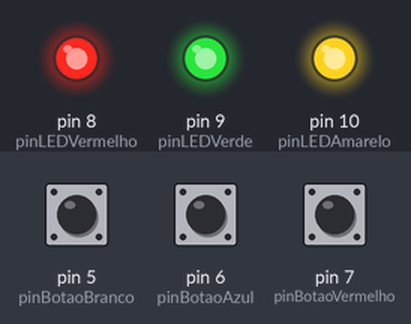
Simulated run of this sketch. Board: Arduino Uno, built with avr-gcc and run on an emulated ATmega328P. Parts: output pins drawn as LEDs (lit = HIGH). Inputs (shaded band) come from the test bench; at power-on: pin 5 (pinBotaoBranco) HIGH, pin 6 (pinBotaoAzul) HIGH, pin 7 (pinBotaoVermelho) HIGH. What the sketch prints to the serial monitor is not drawn.

Above: at 1.2 s.
1.3 s: pin 5 (pinBotaoBranco) pulled LOW for 0.15 s
At 1.37 s:
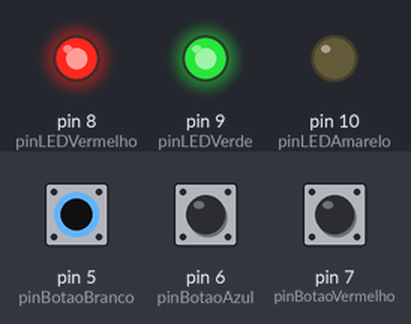
2.9 s: pin 6 (pinBotaoAzul) pulled LOW for 0.15 s
At 2.97 s:
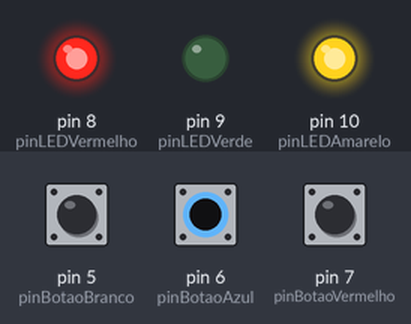
4.5 s: pin 7 (pinBotaoVermelho) pulled LOW for 0.15 s
At 4.57 s:
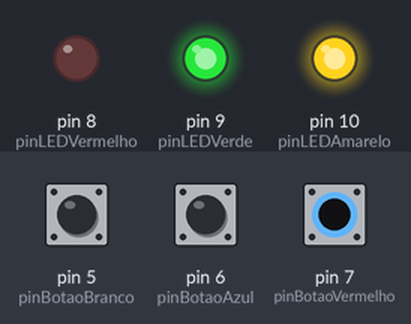
6.1 s: pin 7 (pinBotaoVermelho) pulled LOW for 3.2 s
At 10.2 s:
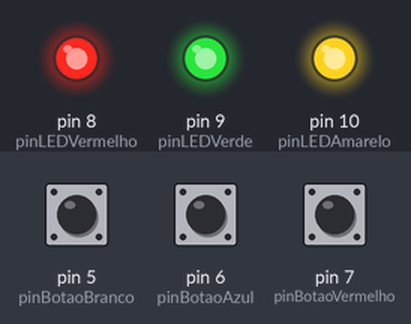
10.8 s: pin 5 (pinBotaoBranco) pulled LOW for 3.2 s
At 11.3 s:
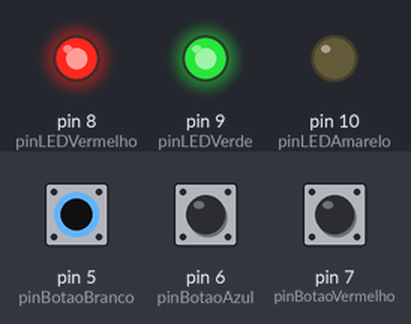
15.5 s: pin 5 (pinBotaoBranco) driven LOW and pin 6 (pinBotaoAzul) driven LOW
At 16.1 s:
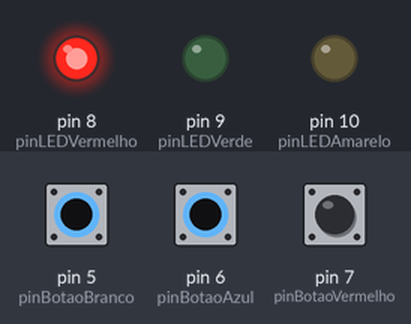
Timing chart, 0 to 18.0 s (numbered marks = the images above; inputs shaded):
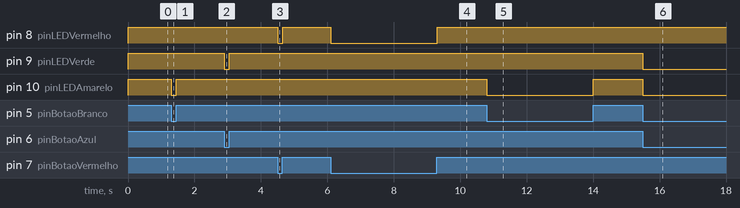

The sketch:

Aula13.ino
```cpp
/* Curso Arduino por Flávio Guimarães
Aula 3 - Portas digitais de entrada e programação de botões
FORMA DE NAO USAR RESISTOR - LINHAS 21 COM PULLUP*/
#define pinLEDVermelho     8
#define pinLEDVerde        9
#define pinLEDAmarelo     10
#define pinBotaoBranco     5 //Acende LED amarelo
#define pinBotaoAzul       6 //Acende LED verde
#define pinBotaoVermelho   7 //Acende LED vermelho


void setup() {
   Serial.begin(9600);

   //Configura as portas
   pinMode(pinLEDVermelho, OUTPUT);
   pinMode(pinLEDVerde,    OUTPUT);
   pinMode(pinLEDAmarelo,  OUTPUT);


   pinMode (pinBotaoVermelho, INPUT_PULLUP); // Acende LED vermelho
   pinMode(pinBotaoAzul,      INPUT_PULLUP); // Acende LED verde
   pinMode(pinBotaoBranco,    INPUT_PULLUP); // acende LED amarelo

   // Força todos os LEDS desligados
   digitalWrite(pinLEDVermelho, LOW);
   digitalWrite(pinLEDVerde,    LOW);
   digitalWrite(pinLEDAmarelo,  LOW);

}

void loop() {
  // put your main code here, to run repeatedly:
  Serial.print (digitalRead(pinBotaoVermelho));
  Serial.print  (digitalRead(pinBotaoAzul));
  Serial.println(digitalRead(pinBotaoBranco));

  digitalWrite(pinLEDVermelho, digitalRead(pinBotaoVermelho)); // liga led vermelho com botao
  digitalWrite(pinLEDVerde,    digitalRead(pinBotaoAzul));     // Liga led Verde com botao
  digitalWrite(pinLEDAmarelo,  digitalRead(pinBotaoBranco));   // liga led Amarelo com botao
}
```

Measured:
- after the input at 1.3 s, pin 10 (pinLEDAmarelo): HIGH → LOW at once, → HIGH 0.15 s later
- after the input at 2.9 s, pin 9 (pinLEDVerde): HIGH → LOW at once, → HIGH 0.15 s later
- after the input at 4.5 s, pin 8 (pinLEDVermelho): HIGH → LOW at once, → HIGH 0.15 s later
- after the input at 6.1 s, pin 8 (pinLEDVermelho): HIGH → LOW at once, → HIGH 3.2 s later
- after the input at 10.8 s, pin 10 (pinLEDAmarelo): HIGH → LOW at once, → HIGH 3.2 s later
- after the input at 15.5 s, pin 9 (pinLEDVerde), pin 10 (pinLEDAmarelo): HIGH → LOW at once
